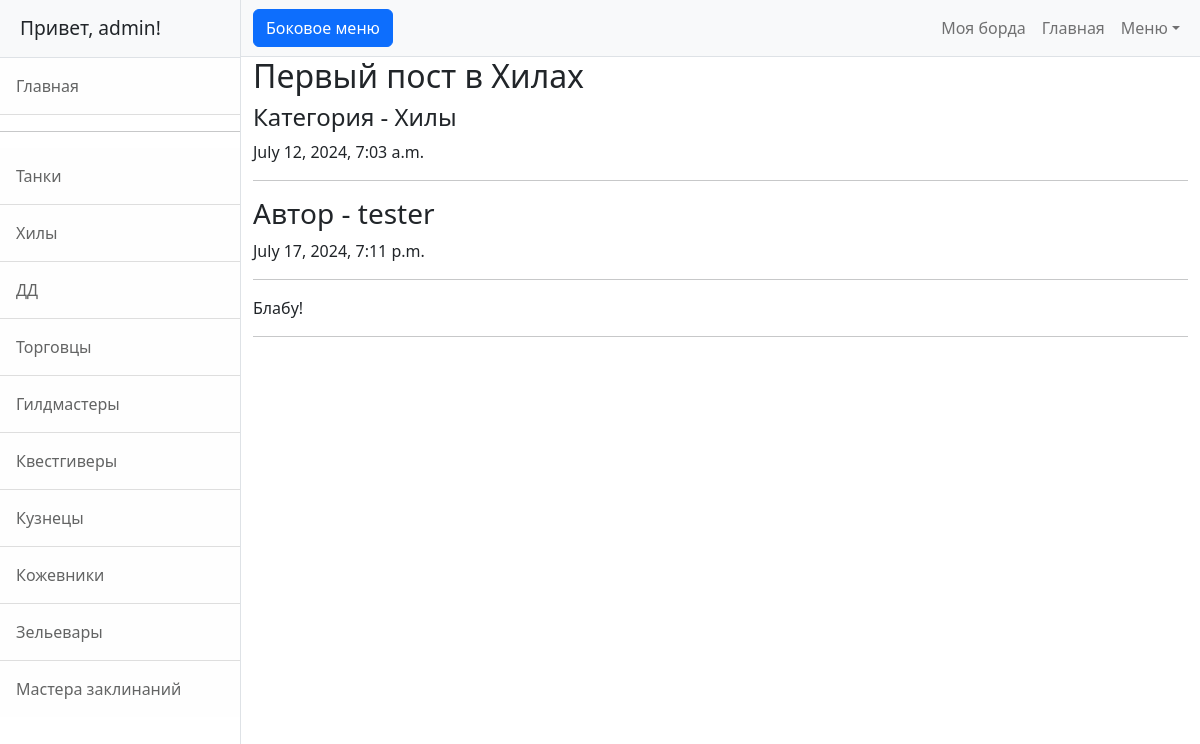
Page /board_alt/admin/1 (signed in) on the earlier database version.
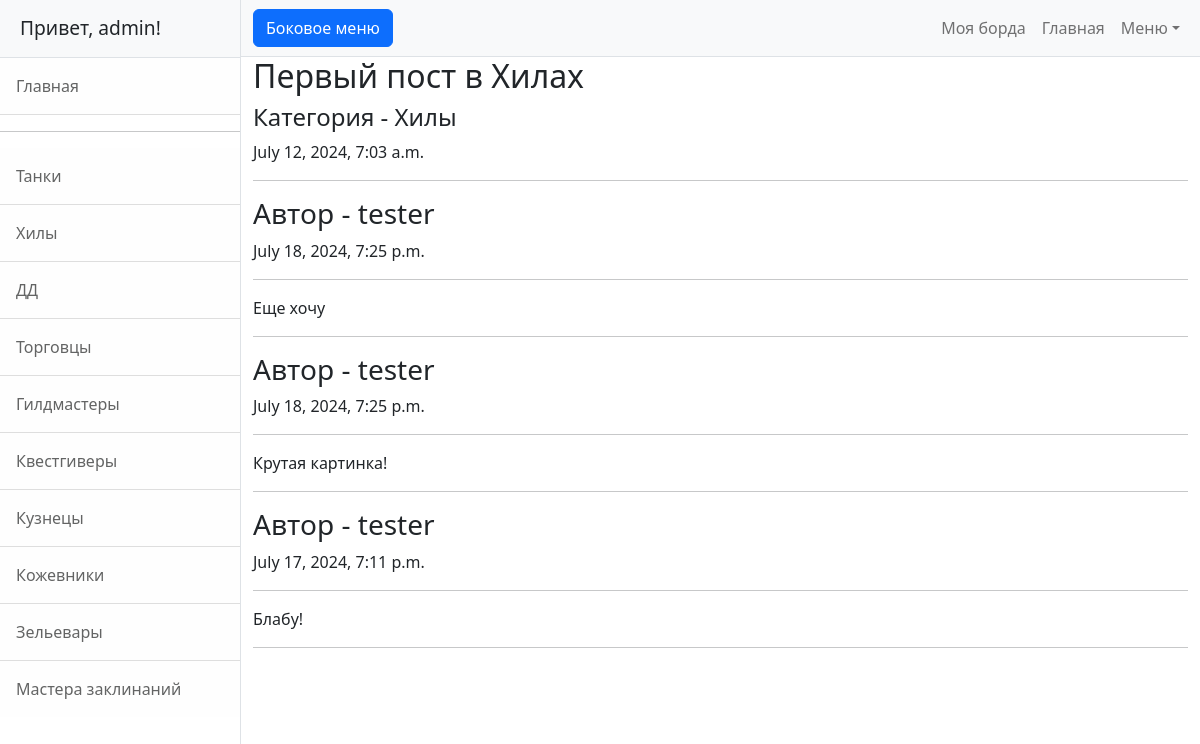
Same page on the later database version.
### board/models.py (models this page shows, shortened)
class Reply(models.Model):
    author = models.ForeignKey(User, on_delete=models.CASCADE)
    created = models.DateTimeField(auto_now_add=True)
    post = models.ForeignKey(Post, on_delete=models.CASCADE)
    text = models.TextField()
    accept = models.BooleanField(default=False)
    def __str__(self):
        return f'{self.post.title[:20]}'

### board/views.py (the view)
# urls.py: path('board_alt/<str:username>/<int:pk>', BoardPostReplies.as_view(), name='board_post_replies'),
class BoardPostReplies(LoginRequiredMixin, ListView):
    model = Post
    template_name = 'board_post_replies.html'
    context_object_name = 'replies'
    paginate_by = 10
    def get_context_data(self, **kwargs):
        context = super(BoardPostReplies, self).get_context_data(**kwargs)
        post = Post.objects.get(pk=self.kwargs['pk'])
        context['title'] = post.title
        context['category'] = post.get_category_display
        context['created'] = post.created
        print('===============')
        print(context)
        print('===============')
        return context
    def get_queryset(self):
        post_ = get_object_or_404(Post, id=self.kwargs['pk'])
        queryset = post_.replies.all().order_by('-created')
        return queryset

### board/models.py (called while the page is built)
    def __str__(self):  # настройка отображения на страницах
        return f'{self.title[:20]}'

### templates/board_post_replies.html (shortened to what this page needs)
{% extends 'flatpages/default.html' %}
{% load custom_filters %}
{% block content %}
    <h2>{{ title }}</h2>
    <h4>Категория - {{ category }}</h4>
    <p>{{ created }}</p>
    <hr>
{% if replies %}
    {% for reply in replies %}
        <h3>Автор - {{ reply.author }}</h3>
        <p>{{ reply.created }}</p>
        <hr>
        <p>{{ reply.text }}</p>
        <hr>
    {% endfor %}
{% else %}
  <h2>Объявлений нет</h2>
{% endif %}
{% endblock content %}

Differences in the rows shown:
added Reply: author "tester", created "July 18, 2024, 7:25 p.m.", text "Еще хочу"
added Reply: author "tester", created "July 18, 2024, 7:25 p.m.", text "Крутая картинка!"
